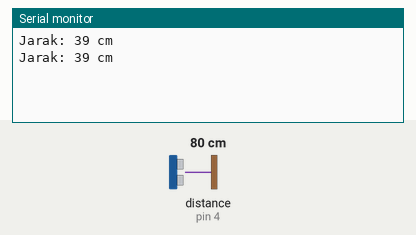
Bench run of a sketch on a simulated Arduino Uno, built with avr-gcc and run on an emulated ATmega328P. On the bench: the last lines printed to the serial monitor. The inputs (shaded band) are chosen by the test bench; at power-on: distance to the obstacle (sensor on pin 4) 80 cm. The echo pulse lasts 58.3 µs per cm.

Above: at 1.8 s.
1.9 s: distance to the obstacle (sensor on pin 4) set to 2 cm
At 2.8 s:
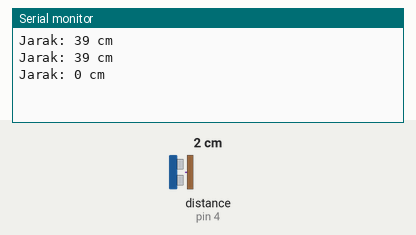
3.4 s: distance to the obstacle (sensor on pin 4) set to 4 cm
At 4.4 s:
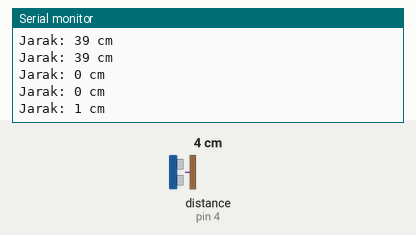
Timing chart, 0 to 6.4 s (numbered marks = the images above; inputs shaded):
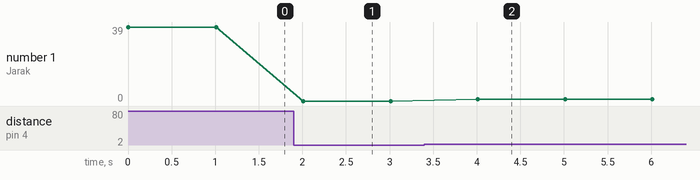

Measured:
- after the input at 1.9 s, the serial monitor: prints a new line after 0.11 s (image 1)
- after the input at 3.4 s, the serial monitor: prints a new line after 0.61 s (image 2)
- plotted number 1: 39 → 0 after the input at 1.9 s, 0 → 1 after the input at 3.4 s

The sketch:

hysrf.ino
```cpp
// Define the pin connections
#define echoPin 4 // Use the appropriate GPIO number for the echo pin
#define triggerPin 0 // Use the appropriate GPIO number for the trigger pin

long duration;
int distance;

void setup() {
  Serial.begin(9600);
  pinMode(echoPin, INPUT);
  pinMode(triggerPin, OUTPUT);
}

void loop() {
  // Ultrasonic Sensor
  digitalWrite(triggerPin, LOW);
  delayMicroseconds(2);
  digitalWrite(triggerPin, HIGH);
  delayMicroseconds(10);
  digitalWrite(triggerPin, LOW);

  duration = pulseIn(echoPin, HIGH);
  distance = duration * 0.017 / 2;
  Serial.println("Jarak: " + String(distance) + " cm");

  delay(1000);
}
```
